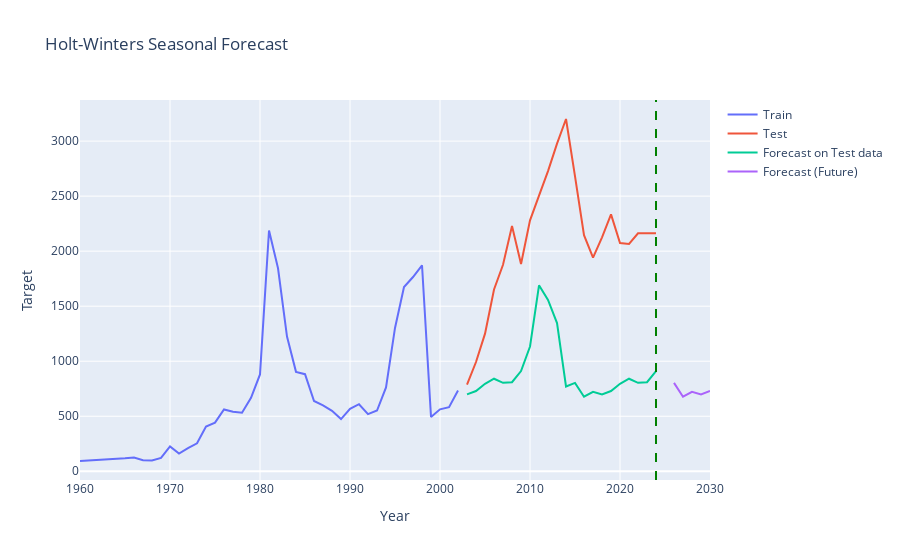

The notebook cell saved with this chart:
### Markdown cell above
- The holt winter model was used due to trend in the time series and perceived seasonality

### Code cell
def forecasting(y,seasonal_period,years_in_future):
    '''y - target variable
        seasonal_period - years for the completion of a  perceived cycle
        years_in_future - Number of periods(years) to forecast'''

    # Split the data into training and testing sets
    train_size = int(len(y) * 0.67)
    train, test = y[:train_size], y[train_size:]

    # Fit Holt-Winters Seasonal model (additive seasonality) on the training set
    holt_winters_model = ExponentialSmoothing(train, seasonal='add', seasonal_periods=seasonal_period).fit()

    # Forecast for the test set period
    forecast = holt_winters_model.forecast(len(test))

    # Forecast for the next 10 years beyond the test set period
    forecast_future = holt_winters_model.forecast(len(test) + years_in_future)[-5:]

    # Evaluate the model
    mae = mean_absolute_error(test, forecast)
    mse = mean_squared_error(test, forecast)
    rmse = np.sqrt(mse)

    print(f"Mean Absolute Error (MAE): {mae}")
    print(f"Mean Squared Error (MSE): {mse}")
    print(f"Root Mean Squared Error (RMSE): {rmse}")

    # Create a DataFrame for the forecast
    forecast_years = df['Year'][train_size:]
    forecast_df = pd.DataFrame({'year': forecast_years, 'forecast': forecast})

    # Create a DataFrame for the future forecast
    future_years = pd.date_range(start=df['Year'].iloc[-1] + pd.DateOffset(years=1), periods=5, freq='A')
    forecast_df_future = pd.DataFrame({'year': future_years, 'forecast': forecast_future})

    # Plot with Plotly
    fig = go.Figure()

    # Original training data
    fig.add_trace(go.Scatter(x=df['Year'][:train_size], y=train, mode='lines', name='Train'))

    # Original test data
    fig.add_trace(go.Scatter(x=df['Year'][train_size:], y=test, mode='lines', name='Test'))

    # Forecast data
    fig.add_trace(go.Scatter(x=forecast_df['year'], y=forecast_df['forecast'], mode='lines', name='Forecast on Test data'))

    # Future forecast
    fig.add_trace(go.Scatter(x=forecast_df_future['year'], y=forecast_df_future['forecast'], mode='lines', name='Forecast (Future)'))

    # Add a vertical line at 2024
    fig.add_vline(x='2024-01-01', line_width=2, line_dash="dash", line_color="green")

    fig.update_layout(
        title='Holt-Winters Seasonal Forecast',
        xaxis_title='Year',
        yaxis_title='Target',
        showlegend=True
    )

    fig.show()
forecasting(y_gdp,15,10)

### Figure 1 — Plotly figure (JSON) as saved in the notebook; plotly's stock layout.template omitted (floating-point values rounded to 4 significant figures)
{"data": [{"mode": "lines", "name": "Train", "type": "scatter", "x": ["1960-01-01T00:00:00", "1961-01-01T00:00:00", "1962-01-01T00:00:00", "1963-01-01T00:00:00", "1964-01-01T00:00:00", "1965-01-01T00:00:00", "1966-01-01T00:00:00", "1967-01-01T00:00:00", "1968-01-01T00:00:00", "1969-01-01T00:00:00", "1970-01-01T00:00:00", "1971-01-01T00:00:00", "1972-01-01T00:00:00", "1973-01-01T00:00:00", "1974-01-01T00:00:00", "1975-01-01T00:00:00", "1976-01-01T00:00:00", "1977-01-01T00:00:00", "1978-01-01T00:00:00", "1979-01-01T00:00:00", "1980-01-01T00:00:00", "1981-01-01T00:00:00", "1982-01-01T00:00:00", "1983-01-01T00:00:00", "1984-01-01T00:00:00", "1985-01-01T00:00:00", "1986-01-01T00:00:00", "1987-01-01T00:00:00", "1988-01-01T00:00:00", "1989-01-01T00:00:00", "1990-01-01T00:00:00", "1991-01-01T00:00:00", "1992-01-01T00:00:00", "1993-01-01T00:00:00", "1994-01-01T00:00:00", "1995-01-01T00:00:00", "1996-01-01T00:00:00", "1997-01-01T00:00:00", "1998-01-01T00:00:00", "1999-01-01T00:00:00", "2000-01-01T00:00:00", "2001-01-01T00:00:00", "2002-01-01T00:00:00"], "y": [93.4, 97.42, 104.9, 108.0, 113.7, 117.7, 124.8, 99.86, 97.74, 122.0, 225.8, 161.5, 211.0, 254.4, 406.3, 442.0, 561.6, 541.2, 532.2, 668.0, 880.1, 2188.0, 1845.0, 1224.0, 903.4, 882.3, 638.7, 598.3, 549.5, 474.5, 567.5, 609.4, 519.6, 551.9, 762.4, 1303.0, 1674.0, 1765.0, 1872.0, 494.1, 563.0, 583.1, 733.5]}, {"mode": "lines", "name": "Test", "type": "scatter", "x": ["2003-01-01T00:00:00", "2004-01-01T00:00:00", "2005-01-01T00:00:00", "2006-01-01T00:00:00", "2007-01-01T00:00:00", "2008-01-01T00:00:00", "2009-01-01T00:00:00", "2010-01-01T00:00:00", "2011-01-01T00:00:00", "2012-01-01T00:00:00", "2013-01-01T00:00:00", "2014-01-01T00:00:00", "2015-01-01T00:00:00", "2016-01-01T00:00:00", "2017-01-01T00:00:00", "2018-01-01T00:00:00", "2019-01-01T00:00:00", "2020-01-01T00:00:00", "2021-01-01T00:00:00", "2022-01-01T00:00:00", "2023-01-01T00:00:00", "2024-01-01T00:00:00"], "y": [786.8, 992.7, 1250.0, 1652.0, 1876.0, 2228.0, 1884.0, 2280.0, 2505.0, 2728.0, 2977.0, 3201.0, 2680.0, 2145.0, 1942.0, 2126.0, 2334.0, 2075.0, 2066.0, 2163.0, 2163.0, 2163.0]}, {"mode": "lines", "name": "Forecast on Test data", "type": "scatter", "x": ["2003-01-01T00:00:00", "2004-01-01T00:00:00", "2005-01-01T00:00:00", "2006-01-01T00:00:00", "2007-01-01T00:00:00", "2008-01-01T00:00:00", "2009-01-01T00:00:00", "2010-01-01T00:00:00", "2011-01-01T00:00:00", "2012-01-01T00:00:00", "2013-01-01T00:00:00", "2014-01-01T00:00:00", "2015-01-01T00:00:00", "2016-01-01T00:00:00", "2017-01-01T00:00:00", "2018-01-01T00:00:00", "2019-01-01T00:00:00", "2020-01-01T00:00:00", "2021-01-01T00:00:00", "2022-01-01T00:00:00", "2023-01-01T00:00:00", "2024-01-01T00:00:00"], "y": [698.5, 729.2, 795.1, 840.8, 803.7, 809.1, 910.6, 1134.0, 1690.0, 1557.0, 1347.0, 770.4, 803.0, 677.3, 721.6, 698.5, 729.2, 795.1, 840.8, 803.7, 809.1, 910.6]}, {"mode": "lines", "name": "Forecast (Future)", "type": "scatter", "x": ["2025-12-31T00:00:00", "2026-12-31T00:00:00", "2027-12-31T00:00:00", "2028-12-31T00:00:00", "2029-12-31T00:00:00"], "y": [803.0, 677.3, 721.6, 698.5, 729.2]}], "layout": {"shapes": [{"line": {"color": "green", "dash": "dash", "width": 2}, "type": "line", "x0": "2024-01-01", "x1": "2024-01-01", "xref": "x", "y0": 0, "y1": 1, "yref": "y domain"}], "showlegend": true, "title": {"text": "Holt-Winters Seasonal Forecast"}, "xaxis": {"title": {"text": "Year"}}, "yaxis": {"title": {"text": "Target"}}}}
